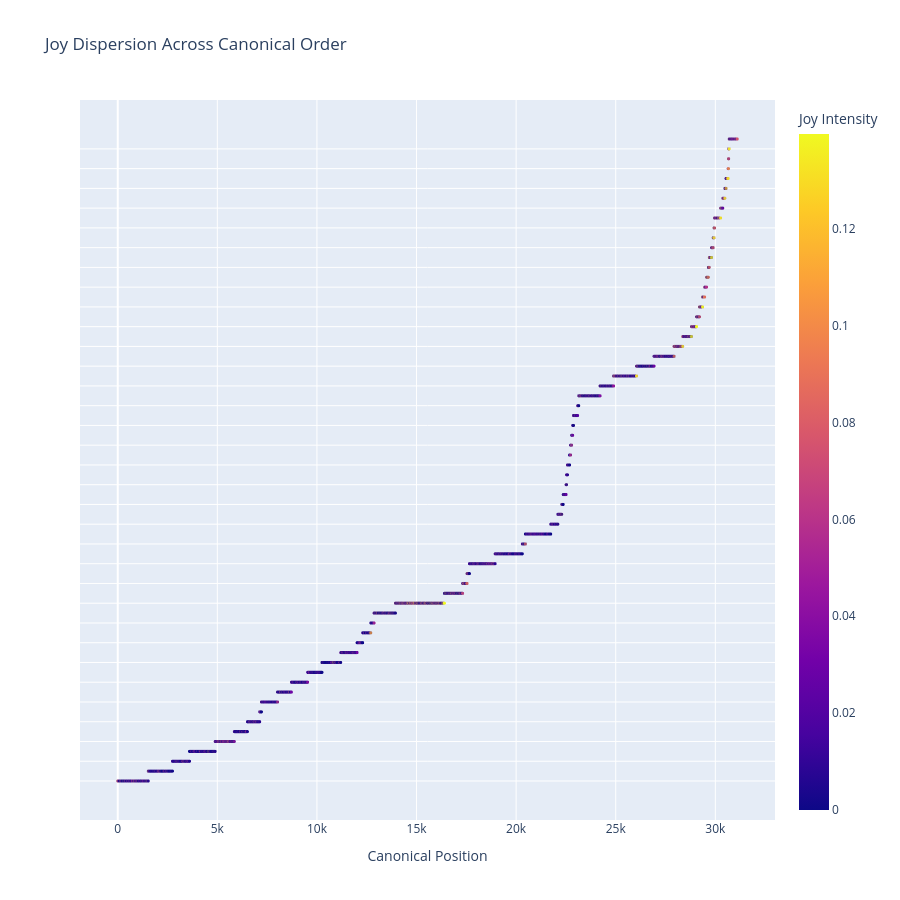

The code cell stored with this chart in its notebook:
### Code cell
fig = px.scatter(
    doc_sent,
    x="canon_position",
    y="book_name",
    color="joy",
    hover_data=["book_name", "chapter", "verse", "joy"],
    color_continuous_scale="Plasma",
    title="Joy Dispersion Across Canonical Order",
    height=900
)

fig.update_layout(
    xaxis_title="Canonical Position",
    yaxis_title="",
    yaxis=dict(
        showticklabels=False,
        categoryorder="array",
        categoryarray=lib.sort_values("book_number")["book_name"].tolist()
    ),
    coloraxis_colorbar=dict(
        title="Joy Intensity"
    )
)

fig.update_traces(
    marker=dict(
        size=3,
        opacity=0.75
    )
)

# Clamp color range to make variation visible
fig.update_coloraxes(
    cmin=0,
    cmax=doc_sent["joy"].quantile(0.98)
)

fig.show()

### Figure 1 — Plotly figure (JSON) as saved in the notebook; plotly's stock layout.template omitted (floating-point values rounded to 4 significant figures; data arrays with more than 128 entries replaced by an {"elided": "..."} marker saying what was removed)
{"data": [{"customdata": {"elided": "31102x3 float values"}, "hovertemplate": "canon_position=%{x}<br>book_name=%{y}<br>chapter=%{customdata[0]}<br>verse=%{customdata[1]}<br>joy=%{marker.color}<extra></extra>", "legendgroup": "", "marker": {"color": {"elided": "31102 float values"}, "coloraxis": "coloraxis", "opacity": 0.75, "size": 3, "symbol": "circle"}, "mode": "markers", "name": "", "showlegend": false, "type": "scattergl", "x": {"elided": "31102 int values"}, "xaxis": "x", "y": {"elided": "31102 str values"}, "yaxis": "y"}], "layout": {"coloraxis": {"cmax": 0.1395, "cmin": 0, "colorbar": {"title": {"text": "Joy Intensity"}}, "colorscale": [[0, "#0d0887"], [0.1111, "#46039f"], [0.2222, "#7201a8"], [0.3333, "#9c179e"], [0.4444, "#bd3786"], [0.5556, "#d8576b"], [0.6667, "#ed7953"], [0.7778, "#fb9f3a"], [0.8889, "#fdca26"], [1, "#f0f921"]]}, "height": 900, "legend": {"tracegroupgap": 0}, "title": {"text": "Joy Dispersion Across Canonical Order"}, "xaxis": {"anchor": "y", "domain": [0, 1], "title": {"text": "Canonical Position"}}, "yaxis": {"anchor": "x", "categoryarray": ["Genesis", "Exodus", "Leviticus", "Numbers", "Deuteronomy", "Joshua", "Judges", "Ruth", "1 Samuel", "2 Samuel", "1 Kings", "2 Kings", "1 Chronicles", "2 Chronicles", "Ezra", "Nehemiah", "Esther", "Job", "Psalms", "Proverbs", "Ecclesiastes", "Song of Solomon", "Isaiah", "Jeremiah", "Lamentations", "Ezekiel", "Daniel", "Hosea", "Joel", "Amos", "Obadiah", "Jonah", "Micah", "Nahum", "Habakkuk", "Zephaniah", "Haggai", "Zechariah", "Malachi", "Matthew", "Mark", "Luke", "John", "Acts", "Romans", "1 Corinthians", "2 Corinthians", "Galatians", "Ephesians", "Philippians", "Colossians", "1 Thessalonians", "2 Thessalonians", "1 Timothy", "2 Timothy", "Titus", "Philemon", "Hebrews", "James", "1 Peter", "2 Peter", "1 John", "2 John", "3 John", "Jude", "Revelation"], "categoryorder": "array", "domain": [0, 1], "showticklabels": false, "title": {"text": ""}}}}
